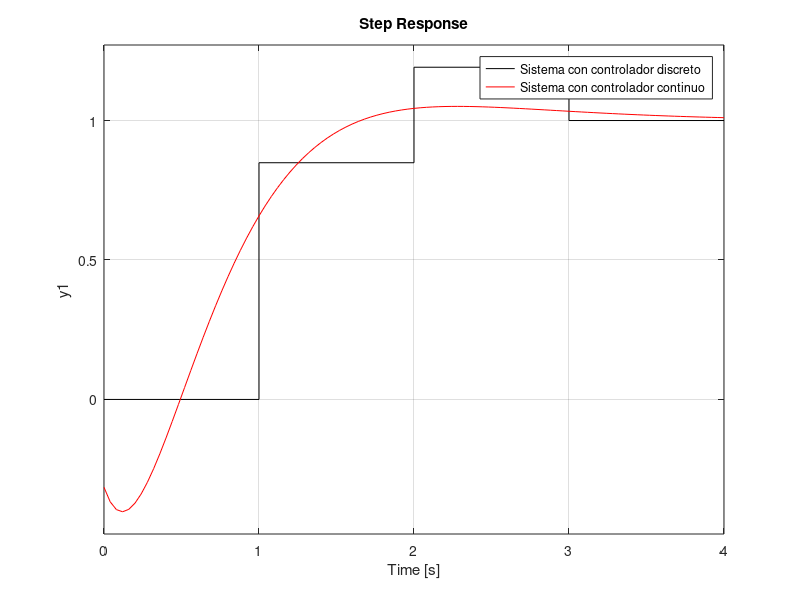
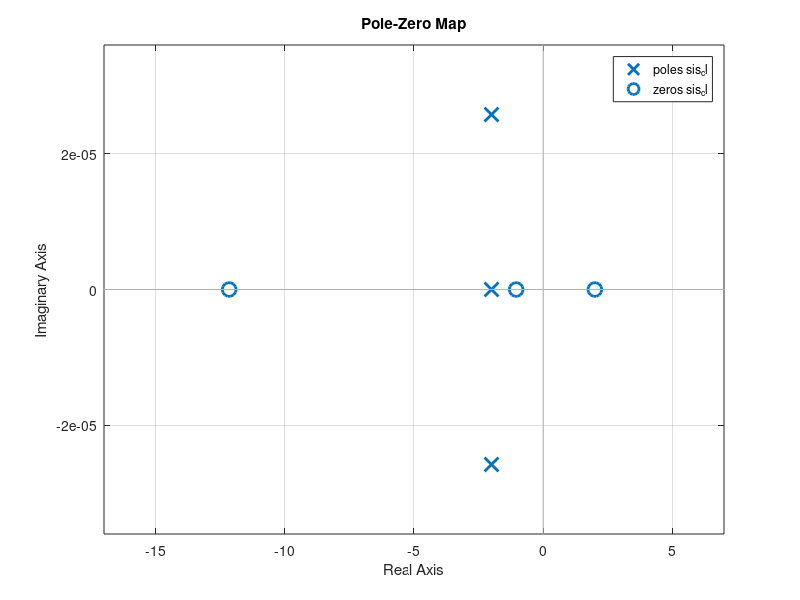

Write the MATLAB code that produced these figures, in order.
clc
clear
close all

%----------discreto------
gd=tf([0.368 0.264],[1 -1.368 0.368],1);
A=[0 0 1 0;
   0.368 0 -1.368 1;
   0.264 0.368 0.368 -1.368;
   0 0.264 0 0.368];
B=[1 0 0 0]';
x = inv(A)*B;
q1=x(1);
q0=x(2);
p1=x(3);
p0=x(4);
gc_d=tf([q1 q0],[p1 p0],1);

sis_ol=gd*gc_d;
sis_cl=feedback(sis_ol,1);
step(sis_cl,'k')

%---------continuo-----
g=d2c(gd,'tustin');
gc=d2c(gc_d,'tustin');

sis_ol=g*gc;
sis_cl=feedback(sis_ol,1);
hold on
step(sis_cl,'r')
legend('Sistema con controlador discreto','Sistema con controlador continuo');

figure
pzmap(sis_cl)